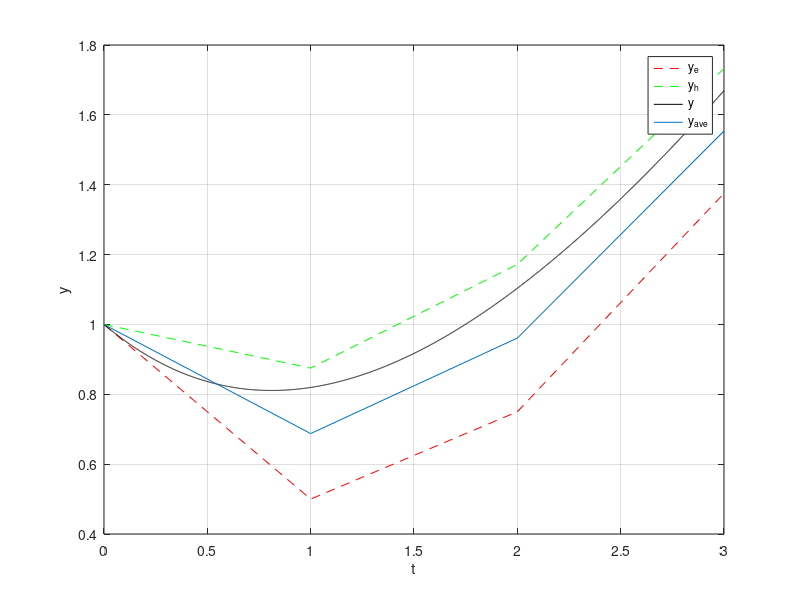

Write the MATLAB code that produced this figure.
%ME303 LAB SESSION

% y'=f(t,y)=(t-y)/2
% The interval at which y(t) is desired to be approximated is [t0,tf] where
% t0=0, tf=3
% The initial condition: y(0)=y0=1
% The exact solution=y(t)=3*e^(-t/2)+t-2;;
% Find y(tf) at h=1 using the Euler's and Heun's methods
% Find the Final Global Error (FGE) at t=tf for each method.
% It is expected that FGE=Ch^2 for the Heun's method where C is a constant.
% If the step size in Heun’s method is reduced by a factor of 1/2, we can 
% expect that the overall F.G.E. will be reduced by a factor of 1/4.
% Plot y(t) with the approximated solutions from the two methods on [t0,tf]

clc
clear all
close all

t0=0;
tf=3;
y0=1;
h=1;
M=(tf-t0)/h;

t=t0:h:tf;

f=@(t,y) (t-y)/2;
y=@(t) 3*exp(-t/2)+t-2;

y_e=zeros(1,M+1);
y_h=zeros(1,M+1);

y_e(1)=y0;
y_h(1)=y0;

for j=1:M
    %Euler part
    f1_e=f(t(j),y_e(j));
    y_e(j+1)=y_e(j)+h*f1_e;
    %Heun's part
    f1_h=f(t(j),y_h(j));
    f2_h=f(t(j+1),y_h(j)+h*f1_h);
    y_h(j+1)=y_h(j)+h/2*(f1_h+f2_h);
end

y_e_f=y_e(end)
y_h_f=y_h(end)
y_f=y(tf)
FGE_e=abs(y_f-y_e_f)
FGE_h=abs(y_f-y_h_f)

y_average=(y_e+y_h)/2;

tt=t0:0.001:tf;

figure
plot(t,y_e,'r--')
hold on
plot(t,y_h,'g--')
hold on
plot(tt,y(tt),'k')
hold on
plot(t,y_average)
grid on
xlabel('t')
ylabel('y')
legend('y_e','y_h','y','y_a_v_e')

    
    
    
    
    
    
